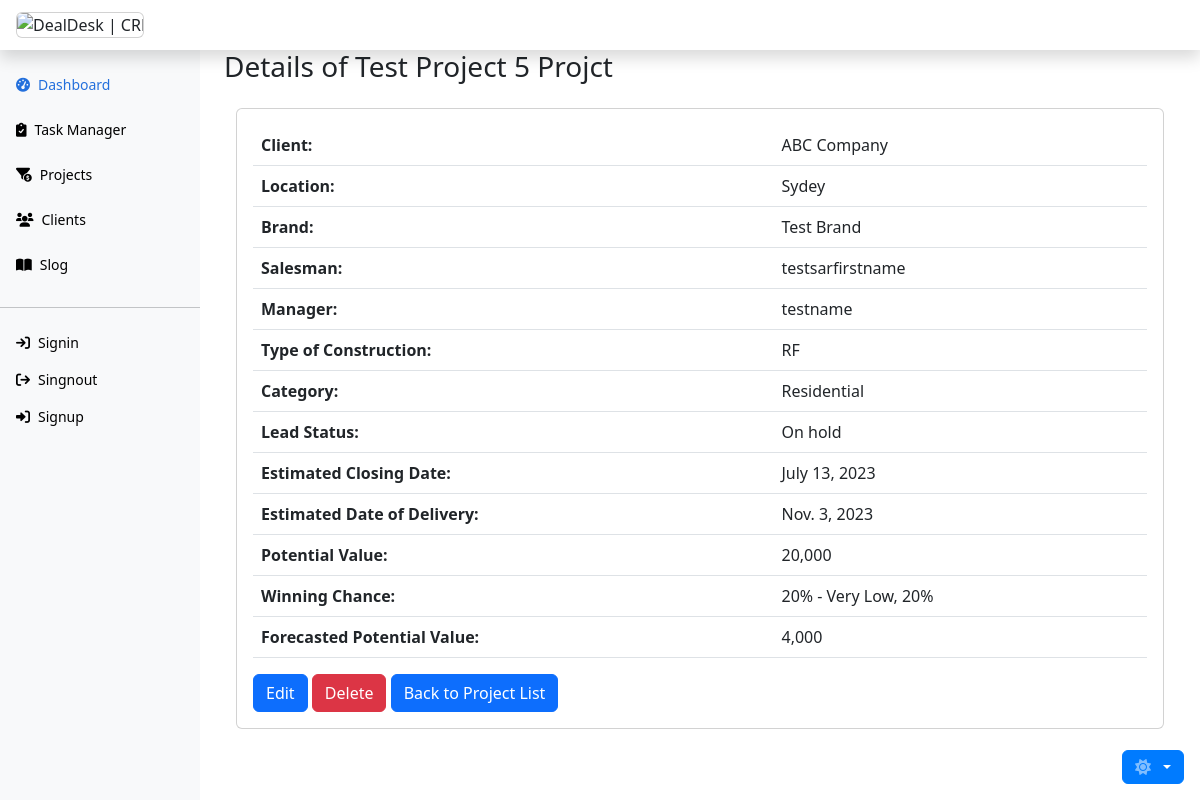
Page /lead_master/detail/5/ on the earlier database version.
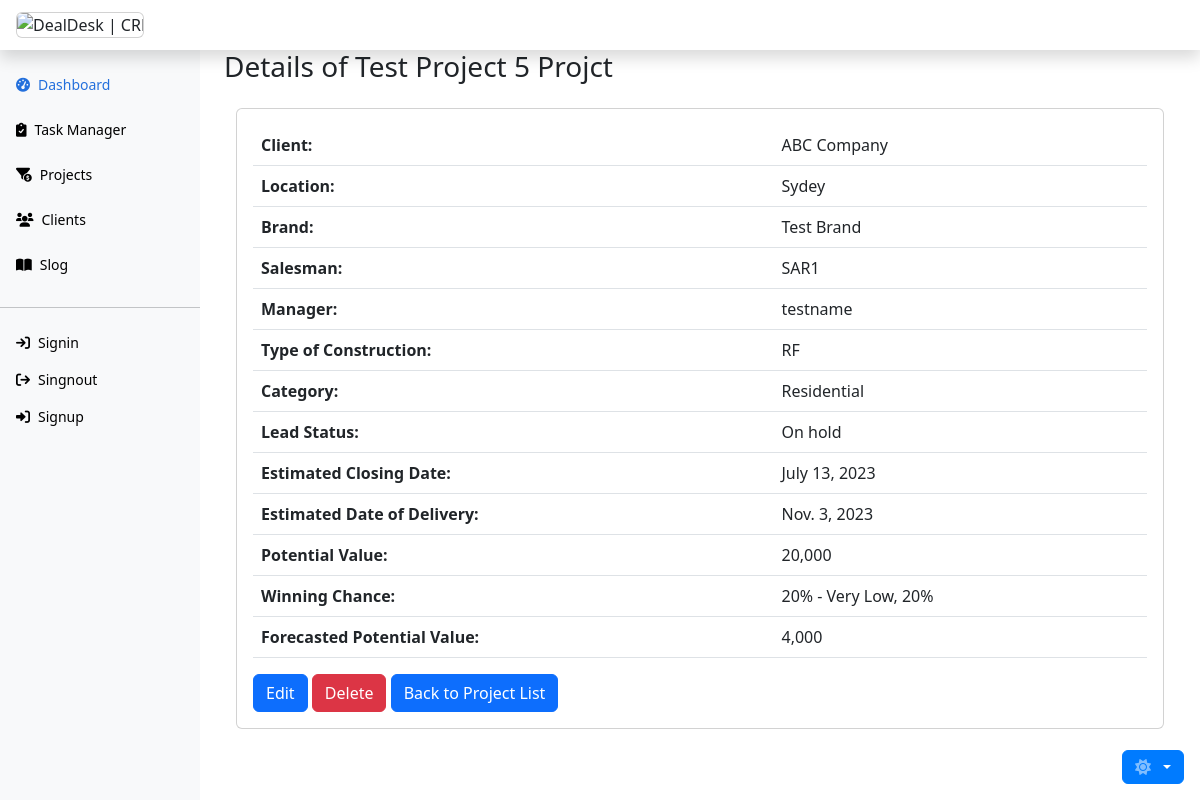
Same page on the later database version.
### lead_master/models.py (models this page shows, shortened)
class LeadMaster(models.Model):
    name = models.CharField(max_length=100, null=False)
    client = models.ForeignKey(
        'client.Client',
        on_delete=models.SET(get_client),
        related_name='lead_masters'
    )
    location = models.CharField(max_length=55, null=False)
    brand = models.ForeignKey(
        Brand,
        on_delete=models.SET(get_brand),
        related_name='lead_masters'
    )
    created_on = models.DateTimeField(auto_now_add=True)
    updated_on = models.DateTimeField(auto_now=True)
    salesman = models.ForeignKey(
        'team.Sar',
        on_delete=models.SET(get_salesman),
        related_name='lead_masters',
    )
    manager = models.ForeignKey(
        'team.Manager',
        on_delete=models.SET(get_manager),
        related_name='lead_masters'
    )
    type_of_construction = models.CharField(
        max_length=20,
        choices=TYPE_OF_CONSTRUCTION,
        null=False
    )
    category = models.ForeignKey(
        Category,
        on_delete=models.SET(get_category),
        related_name='lead_masters'
    )
    lead_status = models.TextField(
        max_length=55,
        choices=LEAD_STATUS,
        null=False,
        default="Active"
    )
    est_closing_date = models.DateField(null=False)
    est_date_of_delivery = models.DateField()
    potential_value = models.DecimalField(
        max_digits=10,
        decimal_places=0,
        null=False)
    winning_chance = models.DecimalField(
        max_digits=3,
        decimal_places=2,
        choices=WINNING_CHANCE,
        null=False
    )
    forecast_pxp = models.DecimalField(
        max_digits=10,
        decimal_places=0,
        null=True,
        blank=True
    )
    class Meta:
        ordering = ['name']

class Brand(models.Model):
    brand = models.CharField(max_length=55, null=False)
    created_on = models.DateTimeField(auto_now_add=True)
    updated_on = models.DateTimeField(auto_now=True)
    class Meta:
        ordering = ['brand']
    def __str__(self):
        return self.brand

class Category(models.Model):
    category = models.CharField(max_length=55, null=False)
    created_on = models.DateTimeField(auto_now_add=True)
    updated_on = models.DateTimeField(auto_now=True)
    class Meta:
        ordering = ['category']
        verbose_name_plural = "categories"
    def __str__(self):
        return self.category

### team/models.py (models this page shows)
class Sar(models.Model):
    first_name = models.CharField(max_length=55)
    last_name = models.CharField(max_length=55)
    mobile = models.CharField(max_length=20)
    email = models.EmailField()
    manager = models.ForeignKey(
        Manager,
        on_delete=models.SET(get_manager),
        related_name='sars',)
    created_on = models.DateTimeField(auto_now_add=True)
    updated_on = models.DateTimeField(auto_now=True)
    class Meta:
        db_table = 'Team.Sar'
        ordering = ['first_name']
        verbose_name_plural = 'Sars'
    def __str__(self):
        return f"{self.first_name}"

class Manager(models.Model):
    first_name = models.CharField(max_length=55)
    last_name = models.CharField(max_length=55)
    mobile = models.CharField(max_length=20)
    email = models.EmailField()
    created_on = models.DateTimeField(auto_now_add=True)
    updated_on = models.DateTimeField(auto_now=True)
    class Meta:
        db_table = 'Team.Manager'
        ordering = ['first_name']
    def __str__(self):
        return f"{self.first_name}"

### client/models.py (models this page shows)
class Client(models.Model):
    company_name = models.CharField(max_length=255, null=False)
    first_name = models.CharField(max_length=55, null=False)
    last_name = models.CharField(max_length=55, null=False)
    client_type = models.CharField(
        max_length=55,
        choices=CLIENT_TYPE_CHOICES,
        null=False,
        default="CLN"
    )
    address1 = models.CharField(max_length=255, null=False)
    address2 = models.CharField(max_length=255, null=False)
    postal_code = models.CharField(max_length=10)
    city = models.CharField(max_length=255, null=False)
    country = models.CharField(max_length=255)
    telephone = models.CharField(max_length=20)
    mobile = models.CharField(max_length=20, null=False)
    email = models.EmailField(null=False)
    salesman = models.ForeignKey(
        Sar,
        on_delete=models.SET(get_salesman),
        related_name='clients'
    )
    manager = models.ForeignKey(
        Manager,
        on_delete=models.SET(get_manager),
        related_name='clients'
    )
    created_on = models.DateTimeField(auto_now_add=True)
    updated_on = models.DateTimeField(auto_now=True)
    class Meta:
        verbose_name = 'Client'
        verbose_name_plural = 'Clients'
        db_table = 'Client.Client'
        ordering = ['company_name']
    def __str__(self):
        return self.company_name

### lead_master/views.py (the view)
# urls.py: path('detail/<int:pk>/', LeadDetailView.as_view(), name='lead_detail'),
class LeadDetailView(DetailView):
    model = LeadMaster
    template_name = 'lead_master/lead_detail.html'
    context_object_name = 'lead'
    def get_object(self, queryset=None):
        pk = self.kwargs.get('pk')
        return get_object_or_404(LeadMaster, pk=pk)

### lead_master/templates/lead_master/lead_detail.html (shortened to what this page needs)
{% extends 'base.html' %}
{% load humanize %}
{% block content %}
<div class="col-lg-12">
  <div class="row">
    <div class="col-12">
      <h3 class="bg-body">Details of {{ lead.name }} Projct</h3>
      <div class="container mt-4">
        <div class="card">
          <div class="card-body">
            <table class="table">
              <tbody>
                <tr>
                  <th>Client:</th>
                  <td>{{ lead.client }}</td>
                </tr>
                <tr>
                  <th>Location:</th>
                  <td>{{ lead.location }}</td>
                </tr>
                <tr>
                  <th>Brand:</th>
                  <td>{{ lead.brand }}</td>
                </tr>
                <tr>
                  <th>Salesman:</th>
                  <td>{{ lead.salesman }}</td>
                </tr>
                <tr>
                  <th>Manager:</th>
                  <td>{{ lead.manager }}</td>
                </tr>
                <tr>
                  <th>Type of Construction:</th>
                  <td>{{ lead.type_of_construction }}</td>
                </tr>
                <tr>
                  <th>Category:</th>
                  <td>{{ lead.category }}</td>
                </tr>
                <tr>
                  <th>Lead Status:</th>
                  <td>{{ lead.get_lead_status_display }}</td>
                </tr>
                <tr>
                  <th>Estimated Closing Date:</th>
                  <td>{{ lead.est_closing_date }}</td>
                </tr>
                <tr>
                  <th>Estimated Date of Delivery:</th>
                  <td>{{ lead.est_date_of_delivery }}</td>
                </tr>
                <tr>
                  <th>Potential Value:</th>
                  <td>{{ lead.potential_value|intcomma }}</td>
                </tr>
                <tr>
                  <th>Winning Chance:</th>
                  <td>{{ lead.get_winning_chance_display }}</td>
                </tr>
                <tr>
                  <th>Forecasted Potential Value:</th>
                  <td>{{ lead.forecast_pxp|intcomma }}</td>
                </tr>
              </tbody>
            </table>
            <button type="button"
            onclick="location.href='{% url 'lead_master:lead_edit' pk=lead.pk %}'"
              class="btn btn-primary link-offset-2 link-underline-opacity-25 link-underline-opacity-100-hover">
              Edit
            </button>
            <button class="btn btn-danger link-offset-2 link-underline-opacity-25 link-underline-opacity-100-hover"
              data-bs-toggle="modal" data-bs-target="#confirmDeleteModal">Delete</button>
            <button type="button" onclick="location.href='{% url 'lead_master:lead_list' %}'"
              class="btn btn-primary link-offset-2 link-underline-opacity-25 link-underline-opacity-100-hover">
              Back to Project List
            </button>
          </div>
        </div>
      </div>
    </div>
  </div>
</div>
{% endblock %}

Differences in the rows shown:
changed through a linked row, LeadMaster "Test Project 5": salesman "testsarfirstname" → "SAR1"
